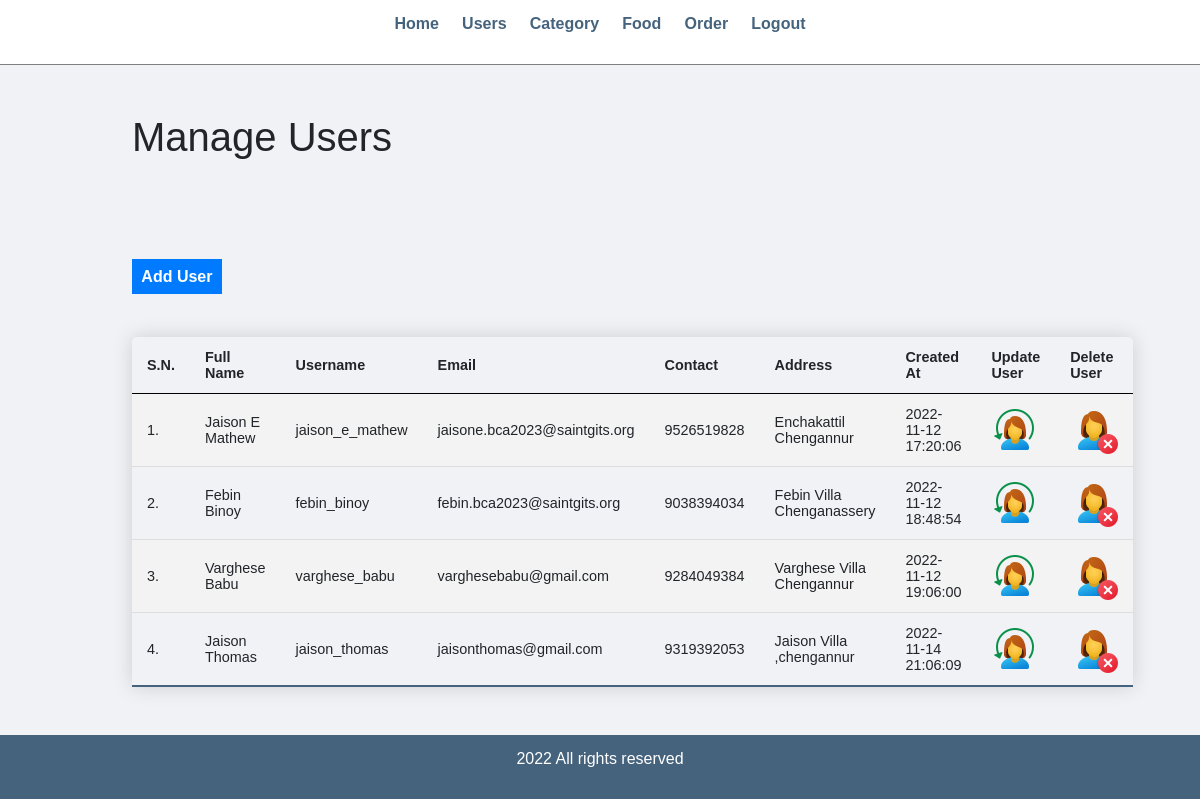
The app's page /admin/manage-users.php (signed in) with its own data.
### tables this page shows
CREATE TABLE `users` (
  `id` int(11) NOT NULL,
  `username` varchar(50) NOT NULL,
  `password` varchar(255) NOT NULL,
  `customer_name` varchar(150) NOT NULL,
  `customer_email` varchar(150) NOT NULL,
  `customer_contact` bigint(25) NOT NULL,
  `customer_address` varchar(255) NOT NULL,
  `created_at` datetime DEFAULT current_timestamp()
);

### admin/manage-users.php (the view, shortened to what this page needs)
<?php include('partials/menu.php'); ?>
        <div class="main-content">
            <div class="wrapper">
                <h1>Manage Users</h1>
                <br />
                <br><br><br>
                <a href="add-users.php" class="btn-primary">Add User</a>
                <br /><br /><br />
                <table class="content-table">
                    <tr>
                        <th>S.N.</th>
                        <th>Full Name</th>
                        <th>Username</th>
                        <th>Email</th>
                        <th>Contact</th>
                        <th>Address</th>
                        <th>Created At</th>
                        <th>Update User</th>
                        <th>Delete User</th>
                    </tr>
                    <?php
                        $sql = "SELECT * FROM users";
                        $res = mysqli_query($conn, $sql);
                        if($res==TRUE)
                        {
                            $count = mysqli_num_rows($res);
                            $sn=1;
                            if($count>0)
                            {
                                while($rows=mysqli_fetch_assoc($res))
                                {
                                    $id=$rows['id'];
                                    $full_name=$rows['customer_name'];
                                    $username=$rows['username'];
                                    $email=$rows['customer_email'];
                                    $contact=$rows['customer_contact'];
                                    $address=$rows['customer_address'];
                                    $created=$rows['created_at'];
                                    ?>
                                    <tr>
                                        <td><?php echo $sn++; ?>. </td>
                                        <td><?php echo $full_name; ?></td>
                                        <td><?php echo $username; ?></td>
                                        <td><?php echo $email; ?></td>
                                        <td><?php echo $contact; ?></td>
                                        <td><?php echo $address; ?></td>
                                        <td><?php echo $created; ?></td>
                                        <td>
                                            <a href="<?php echo SITEURL; ?>admin/update-users.php?id=<?php echo $id; ?>" ><img src="../images/icons/update-user.png"/></a>
                                        </td>
                                            <td>
                                            <a href="<?php echo SITEURL; ?>admin/delete-users.php?id=<?php echo $id; ?>" ><img src="../images/icons/delete-user.png"/></a>
                                        </td>
                                    </tr>
                                    <?php
                                }
                            }
                            else
                            {
                            }
                        }
                    ?>
                </table>
            </div>
        </div>
<?php include('partials/footer.php'); ?>

### css/admin.css (style rules this page uses)
* { margin: 0; padding: 0; font-family: Arial, Helvetica, sans-serif; }
.wrapper { padding: 1%; width: 80%; margin: 0 auto; }
table tr th { border-bottom: 1px solid black; padding: 1%; text-align: left; }
table tr td { padding: 1%; }
.btn-primary { background-color: #1e90ff; padding: 1%; color: white; text-decoration: none; font-weight: bold; }
.main-content { background-color: #f1f2f6; padding: 3% 0; }
.content-table { border-collapse: collapse; font-size: 0.9em; min-width: 800px; border-radius: 5px 5px 0 0; overflow: hidden; box-shadow: 0 0 20px rgba(0, 0, 0, 0.15); }
.content-table th, .content-table td { padding: 12px 15px; }
.content-table tbody tr { border-bottom: 1px solid #dddddd; }
.content-table tbody tr:nth-of-type(even) { background-color: #f3f3f3; }
.content-table tbody tr:last-of-type { border-bottom: 2px solid #45637d; }

### records on screen
users: customer_name "Jaison E Mathew", username "jaison_e_mathew", customer_email "jaisone.bca2023@saintgits.org", customer_contact "9526519828", customer_address "Enchakattil Chengannur", created_at "2022-11-12 17:20:06"
users: customer_name "Febin Binoy", username "febin_binoy", customer_email "febin.bca2023@saintgits.org", customer_contact "9038394034", customer_address "Febin Villa Chenganassery", created_at "2022-11-12 18:48:54"
users: customer_name "Varghese Babu", username "varghese_babu", customer_email "varghesebabu@gmail.com", customer_contact "9284049384", customer_address "Varghese Villa Chengannur", created_at "2022-11-12 19:06:00"
users: customer_name "Jaison Thomas", username "jaison_thomas", customer_email "jaisonthomas@gmail.com", customer_contact "9319392053", customer_address "Jaison Villa ,chengannur", created_at "2022-11-14 21:06:09"
